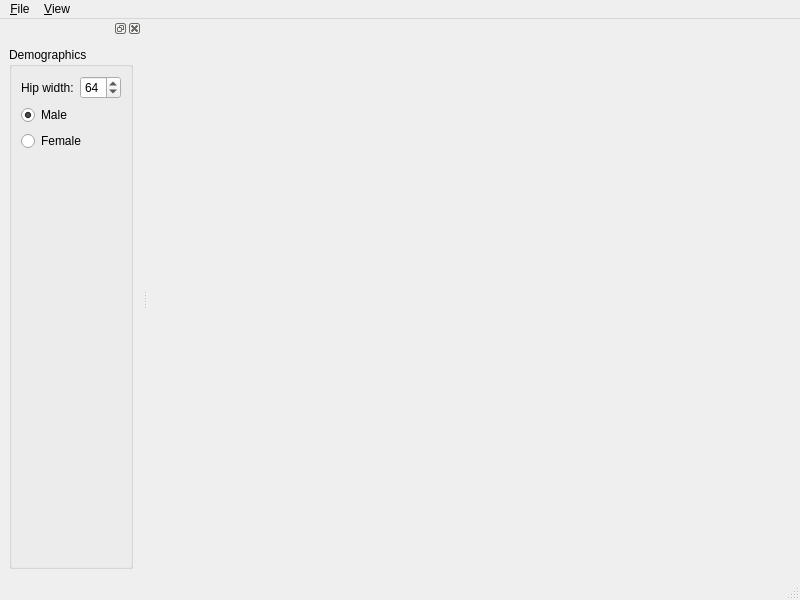
<?xml version="1.0" encoding="UTF-8"?>
<ui version="4.0">
 <class>MainWindow</class>
 <widget class="QMainWindow" name="MainWindow">
  <property name="geometry">
   <rect>
    <x>0</x>
    <y>0</y>
    <width>800</width>
    <height>600</height>
   </rect>
  </property>
  <property name="windowTitle">
   <string>MedTech Core</string>
  </property>
  <property name="windowIcon">
   <iconset resource="resources/resources.qrc">
    <normaloff>:/medtech/images/medtechlogo</normaloff>:/medtech/images/medtechlogo</iconset>
  </property>
  <property name="windowOpacity">
   <double>1.000000000000000</double>
  </property>
  <property name="locale">
   <locale language="English" country="UnitedKingdom"/>
  </property>
  <widget class="QWidget" name="centralwidget">
   <layout class="QVBoxLayout" name="verticalLayout">
    <property name="margin">
     <number>1</number>
    </property>
    <item>
     <widget class="PelvisViewerWidget" name="widgetScene" native="true">
      <property name="sizePolicy">
       <sizepolicy hsizetype="Expanding" vsizetype="Expanding">
        <horstretch>0</horstretch>
        <verstretch>0</verstretch>
       </sizepolicy>
      </property>
     </widget>
    </item>
   </layout>
  </widget>
  <widget class="QStatusBar" name="statusbar"/>
  <widget class="QDockWidget" name="dockWidget">
   <attribute name="dockWidgetArea">
    <number>1</number>
   </attribute>
   <widget class="QWidget" name="dockWidgetContents">
    <layout class="QHBoxLayout" name="horizontalLayout_3">
     <item>
      <widget class="QGroupBox" name="groupBox">
       <property name="title">
        <string>Demographics</string>
       </property>
       <layout class="QFormLayout" name="formLayout">
        <item row="0" column="0">
         <widget class="QLabel" name="label">
          <property name="text">
           <string>Hip width:</string>
          </property>
         </widget>
        </item>
        <item row="0" column="1">
         <widget class="QSpinBox" name="spinBoxHipWidth">
          <property name="sizePolicy">
           <sizepolicy hsizetype="Minimum" vsizetype="Fixed">
            <horstretch>0</horstretch>
            <verstretch>0</verstretch>
           </sizepolicy>
          </property>
          <property name="minimum">
           <number>12</number>
          </property>
          <property name="maximum">
           <number>80</number>
          </property>
          <property name="value">
           <number>64</number>
          </property>
         </widget>
        </item>
        <item row="1" column="0" colspan="2">
         <widget class="QRadioButton" name="radioButtonMale">
          <property name="text">
           <string>Male     </string>
          </property>
          <property name="shortcut">
           <string>Ctrl+S</string>
          </property>
          <property name="checked">
           <bool>true</bool>
          </property>
         </widget>
        </item>
        <item row="2" column="0" colspan="2">
         <widget class="QRadioButton" name="radioButtonFemale">
          <property name="text">
           <string>Female </string>
          </property>
         </widget>
        </item>
       </layout>
      </widget>
     </item>
    </layout>
   </widget>
  </widget>
  <widget class="QMenuBar" name="menuBar">
   <property name="geometry">
    <rect>
     <x>0</x>
     <y>0</y>
     <width>800</width>
     <height>22</height>
    </rect>
   </property>
   <widget class="QMenu" name="menu_File">
    <property name="title">
     <string>&amp;File</string>
    </property>
    <addaction name="actionQuit"/>
   </widget>
   <widget class="QMenu" name="menu_View">
    <property name="title">
     <string>&amp;View</string>
    </property>
    <addaction name="actionDemographicOptions"/>
   </widget>
   <addaction name="menu_File"/>
   <addaction name="menu_View"/>
  </widget>
  <action name="action_About">
   <property name="text">
    <string>&amp;About</string>
   </property>
  </action>
  <action name="action_Quit">
   <property name="text">
    <string>&amp;Quit</string>
   </property>
   <property name="statusTip">
    <string>Quit the application</string>
   </property>
   <property name="shortcut">
    <string>Ctrl+Q</string>
   </property>
  </action>
  <action name="actionPluginManager">
   <property name="text">
    <string>Plugin &amp;Manager</string>
   </property>
  </action>
  <action name="actionPMR">
   <property name="text">
    <string>&amp;PMR</string>
   </property>
  </action>
  <action name="actionAnnotation">
   <property name="text">
    <string>&amp;Annotation</string>
   </property>
  </action>
  <action name="actionPluginWizard">
   <property name="text">
    <string>Plugin Wi&amp;zard</string>
   </property>
  </action>
  <action name="actionQuit">
   <property name="text">
    <string>&amp;Quit</string>
   </property>
   <property name="shortcut">
    <string>Meta+Q</string>
   </property>
   <property name="shortcutContext">
    <enum>Qt::ApplicationShortcut</enum>
   </property>
  </action>
  <action name="actionDemographicOptions">
   <property name="checkable">
    <bool>true</bool>
   </property>
   <property name="checked">
    <bool>true</bool>
   </property>
   <property name="text">
    <string>Demographic Options</string>
   </property>
  </action>
 </widget>
 <customwidgets>
  <customwidget>
   <class>PelvisViewerWidget</class>
   <extends>QWidget</extends>
   <header>widgets/pelvisviewerwidget.h</header>
   <container>1</container>
  </customwidget>
 </customwidgets>
 <resources>
  <include location="resources/resources.qrc"/>
 </resources>
 <connections>
  <connection>
   <sender>actionQuit</sender>
   <signal>activated()</signal>
   <receiver>MainWindow</receiver>
   <slot>close()</slot>
   <hints>
    <hint type="sourcelabel">
     <x>-1</x>
     <y>-1</y>
    </hint>
    <hint type="destinationlabel">
     <x>399</x>
     <y>299</y>
    </hint>
   </hints>
  </connection>
 </connections>
</ui>
